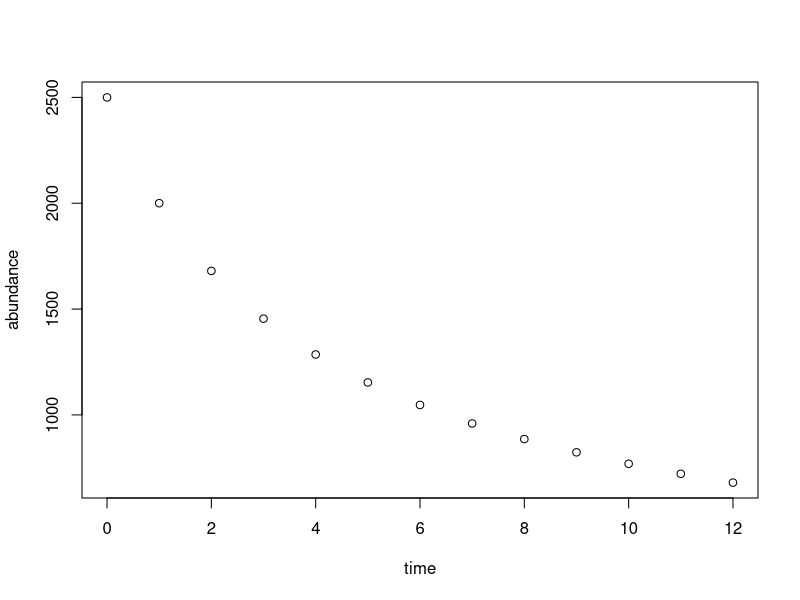

Here is the R script that generated this plot:
#####################
#Lab Step 1
#####################
#Write a “for loop” that prints the word “hi” to the console 10 times
#store number of times you need to complete task, for this problem, 10
j <- 10
#use for loop
# i is index
#whatever is inside {} is repeated n times
for (i in 1:j) {
    print("hi")
}


#####################
#Lab Step 2
#####################
#Write for loop for funtion for 8 weeks 
v <- 8
#initialize vector
res <- rep(NA, v)
#use for loop
#store result inside 'res'
for(i in 1:v) {
    print(res[i] <- 10 + 2.32*i)
}


#####################
#Lab Step 3
#####################
#store and initialize
#store inital population (2000) in first entry of vector
m <- 7
pop <- rep(NA, m)
pop[1] <- 2000
#use for loop
for(i in 1:m) {
    print(pop[i+1] <- pop[i]-pop[i]*.05)
}


#####################
#Lab Step 4
#####################
#perform discrete-time logistic growth equation
#store values
t <- 12
abundance <- rep(NA, t)
abundance[1] <- 2500
K <- 10000
r <- 0.8
#create for loop
for(i in 1:t){
    print(abundance[i+1] <- abundance[i] + (0.8*abundance[i]*(1-abundance[i])/K))
}
#check population for abundance[12]
print(abundance[12])


#####################
#Lab Step 5a and 5b GOOD
#####################
#Use the rep command to make a vector of 18 zeros
s <- 18
data <- rep(NA, s)
#use for loop
for(i in 1:s) {
    print(data[i] <- 3*i)
}


#####################
#Lab Step 5c
#####################
#Make vector with first value being 1 and 17 more values of 0
u <- 18
data1 <- rep(0, u)
data1[1] <- 1


#####################
#Lab Step 5d
#####################
#Write for loop so starting with second value of vector, entry is equal to one plus previous entry
for(i in 1:u) {
    print(data1[i+1] <- 1+2*data1[i])
}


#####################
#Lab Step 6
#####################
#make a vector of the first 20 Fibonacci numbers, where the first number is 0 (zero).
f <- 20
fib <- rep(1, f)
fib[1] <- 0
#make for loop
for(i in 1:f) {
   (fib[i+2] <- fib[i]+fib[i+1])
}
#check fib vector
print(fib)


#####################
#Lab Step 7
#####################
#already stored abundance
#store time
time <- seq(0, 12, 1)
#make a plot
plot(time, abundance)

